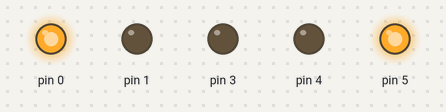
The sketch below on a simulated Arduino Uno, built with avr-gcc and run on an emulated ATmega328P. Shown: output pins drawn as LEDs (lit = HIGH).

Above: at 0.1 s.
At 120.1 s:
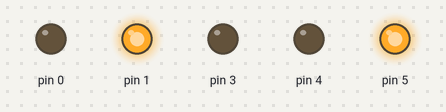
At 126.1 s:
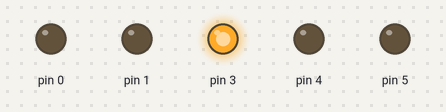
Timing chart, 0 to 127.6 s (numbered marks = the images above):
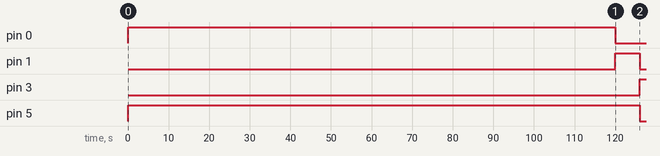

Measured:
- by itself, pin 0: LOW → HIGH at 0.00 s, → LOW 120 s later
- by itself, pin 1: LOW → HIGH at 120 s, → LOW 6.0 s later
- by itself, pin 3: LOW → HIGH at 126 s
- by itself, pin 5: LOW → HIGH at 0.00 s, → LOW 126 s later

The sketch:

question1.ino
```cpp
void setup() {
  // put your setup code here, to run once:
  pinMode(0,OUTPUT);
  pinMode(1,OUTPUT);
  pinMode(3,OUTPUT);
  pinMode(4,OUTPUT);
  pinMode(5,OUTPUT);

}

void loop() {
  // put your main code here, to run repeatedly:
  digitalWrite(5,HIGH);
  digitalWrite(0,HIGH);
  delay(120000);
  digitalWrite(0,LOW);
  digitalWrite(1,HIGH);
  delay(6000);
  digitalWrite(1,LOW);
  digitalWrite(5,LOW);
  digitalWrite(2,HIGH);
  digitalWrite(3,HIGH);
  delay(120000);
  digitalWrite(3,LOW);
  digitalWrite(4,HIGH);
  delay(6000);
  digitalWrite(4,LOW);
  digitalWrite(2,LOW);
}
```
